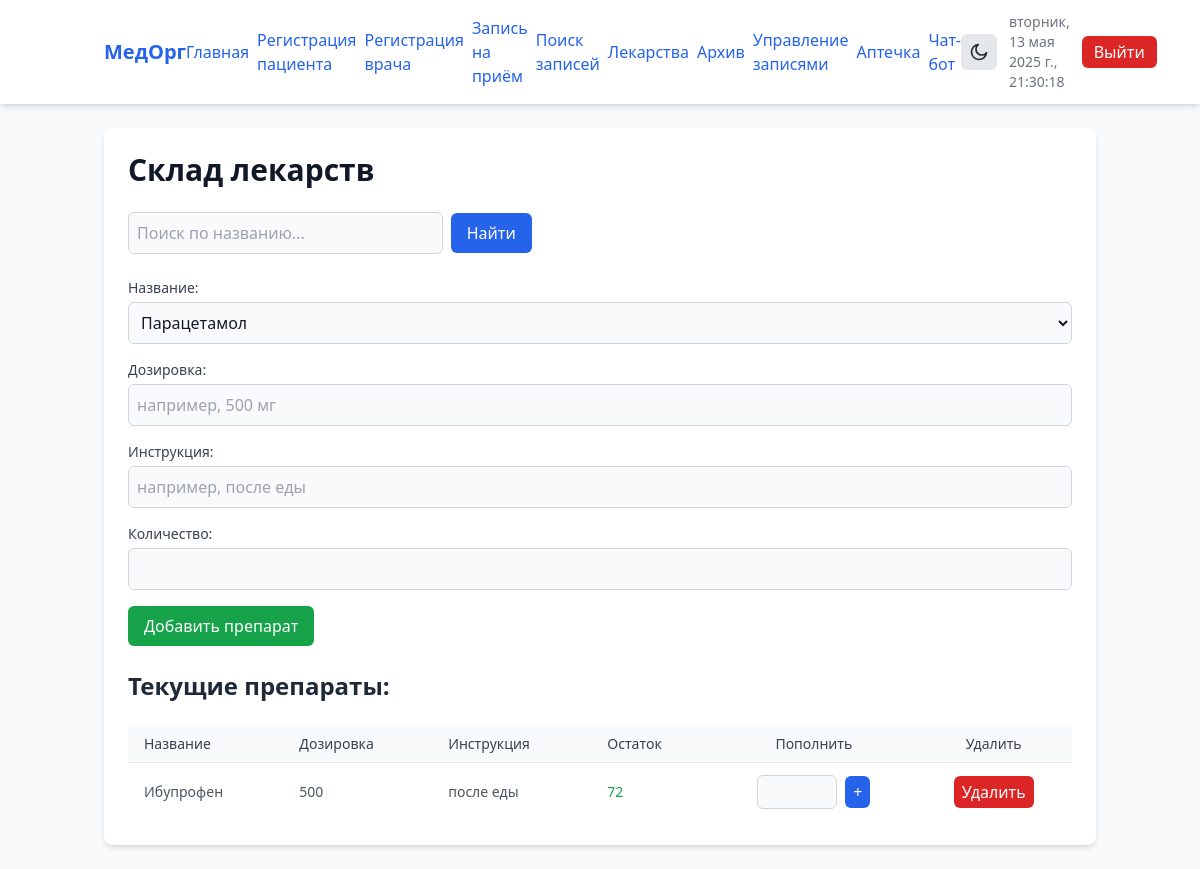
The app's page /pharmacy (signed in), older data.
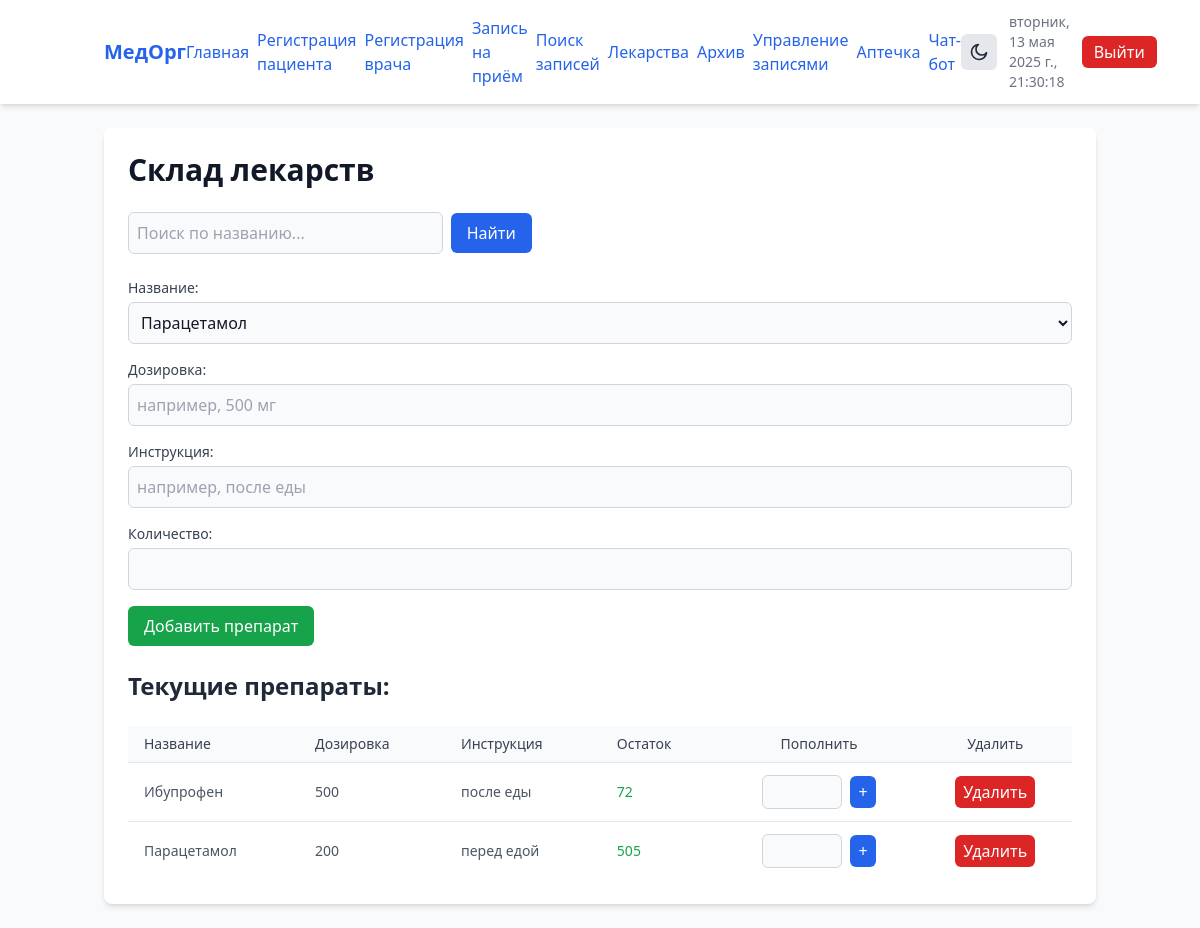
The same page, newer data.
### app/models.py (models this page shows, shortened)
class PharmacyDrug(Base):
    __tablename__ = "pharmacy"
    id = Column(Integer, primary_key=True, index=True)
    name = Column(String, index=True)
    dosage = Column(String)
    instruction = Column(String)
    quantity = Column(Integer)
    expiration_date = Column(Date)

### app/routes/html_routes.py (the view)
@router.get("/pharmacy", response_class=HTMLResponse)
def pharmacy(request: Request, search: str = "", db: Session = Depends(get_db)):
    q = db.query(models.PharmacyDrug)
    if search:
        q = q.filter(models.PharmacyDrug.name.ilike(f"%{search}%"))
    drugs = q.order_by(models.PharmacyDrug.name).all()
    return templates.TemplateResponse("pharmacy.html", {
        "request": request,
        "drugs": drugs,
        "medications_list": viper2
    })

### app/templates/pharmacy.html (shortened to what the changed rows need)
{% extends "base.html" %}
{% block content %}
<div class="mx-auto p-6 bg-white dark:bg-gray-800 shadow-md dark:shadow-gray-700 rounded-lg
            max-w-full sm:max-w-lg lg:max-w-5xl space-y-6 transition-colors">
  <h2 class="text-2xl sm:text-3xl font-semibold text-gray-900 dark:text-gray-100">
    Склад лекарств
  </h2>
  <div class="overflow-x-auto">
    <table class="min-w-full divide-y divide-gray-200 dark:divide-gray-700 transition-colors">
      <thead class="bg-gray-50 dark:bg-gray-700">
        <tr>
          <th class="px-4 py-2 text-left text-sm font-medium text-gray-700 dark:text-gray-300">Название</th>
          <th class="px-4 py-2 text-left text-sm font-medium text-gray-700 dark:text-gray-300">Дозировка</th>
          <th class="px-4 py-2 text-left text-sm font-medium text-gray-700 dark:text-gray-300">Инструкция</th>
          <th class="px-4 py-2 text-left text-sm font-medium text-gray-700 dark:text-gray-300">Остаток</th>
          <th class="px-4 py-2 text-center text-sm font-medium text-gray-700 dark:text-gray-300">Пополнить</th>
          <th class="px-4 py-2 text-center text-sm font-medium text-gray-700 dark:text-gray-300">Удалить</th>
        </tr>
      </thead>
      <tbody class="bg-white dark:bg-gray-800 divide-y divide-gray-200 dark:divide-gray-700">
        {% for drug in drugs %}
          {% if drug.quantity == 0 %}
            {% set qty_class = 'text-red-600 dark:text-red-400' %}
          {% elif drug.quantity <= 5 %}
            {% set qty_class = 'text-orange-500 dark:text-orange-300' %}
          {% else %}
            {% set qty_class = 'text-green-600 dark:text-green-400' %}
          {% endif %}
          <tr>
            <td class="px-4 py-3 text-sm text-gray-600 dark:text-gray-300">{{ drug.name }}</td>
            <td class="px-4 py-3 text-sm text-gray-600 dark:text-gray-300">{{ drug.dosage }}</td>
            <td class="px-4 py-3 text-sm text-gray-600 dark:text-gray-300">{{ drug.instruction }}</td>
            <td class="px-4 py-3 text-sm font-medium {{ qty_class }}">{{ drug.quantity }}</td>
            <td class="px-4 py-3">
              <form method="post" action="/pharmacy/restock/{{ drug.id }}" class="flex items-center justify-center space-x-2">
                <input
                  type="number"
                  name="quantity"
                  min="1"
                  required
                  class="w-20 rounded-md border border-gray-300 dark:border-gray-600 bg-gray-50 dark:bg-gray-700
                         text-gray-900 dark:text-gray-100 p-1 focus:border-blue-500 dark:focus:border-blue-400
                         focus:ring-blue-500 dark:focus:ring-blue-400 transition-colors"
                />
                <button
                  type="submit"
                  class="px-2 py-1 bg-blue-600 dark:bg-blue-500 text-white font-medium rounded-md
                         hover:bg-blue-700 dark:hover:bg-blue-600 focus:outline-none focus:ring-2 focus:ring-blue-500 dark:focus:ring-blue-400 transition-colors"
                >+</button>
              </form>
            </td>
            <td class="px-4 py-3 text-center">
              <form method="post" action="/pharmacy/delete/{{ drug.id }}" onsubmit="return confirm('Удалить препарат?');">
                <button
                  type="submit"
                  class="px-2 py-1 bg-red-600 dark:bg-red-500 text-white font-medium rounded-md
                         hover:bg-red-700 dark:hover:bg-red-600 focus:outline-none focus:ring-2 focus:ring-red-500 dark:focus:ring-red-400 transition-colors"
                >Удалить</button>
              </form>
            </td>
          </tr>
        {% endfor %}
      </tbody>
    </table>
  </div>
</div>
{% endblock %}

Row changes from the older to the newer data that the page shows:
added PharmacyDrug: name "Парацетамол", dosage "200", instruction "перед едой", quantity "505"
